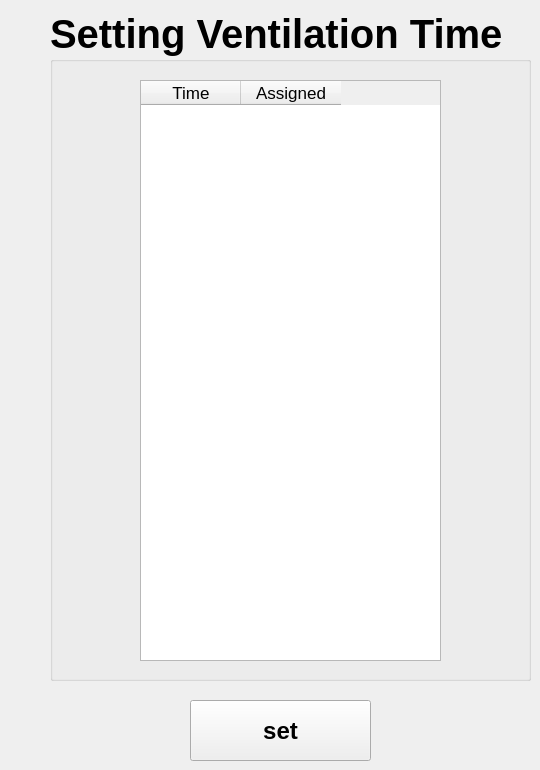
    <widget class="QWidget" name="schedule_facilities_page">
     <widget class="QGroupBox" name="groupBox_25">
      <property name="geometry">
       <rect>
        <x>50</x>
        <y>10</y>
        <width>481</width>
        <height>671</height>
       </rect>
      </property>
      <property name="font">
       <font>
        <pointsize>30</pointsize>
        <weight>75</weight>
        <bold>true</bold>
       </font>
      </property>
      <property name="title">
       <string>Setting Ventilation Time</string>
      </property>
      <widget class="QTableWidget" name="ventilation_table">
       <property name="geometry">
        <rect>
         <x>90</x>
         <y>70</y>
         <width>301</width>
         <height>581</height>
        </rect>
       </property>
       <property name="font">
        <font>
         <pointsize>13</pointsize>
         <weight>50</weight>
         <bold>false</bold>
        </font>
       </property>
       <column>
        <property name="text">
         <string>Time</string>
        </property>
       </column>
       <column>
        <property name="text">
         <string>Assigned</string>
        </property>
       </column>
      </widget>
     </widget>
     <widget class="QPushButton" name="set_facility_schedule_button">
      <property name="geometry">
       <rect>
        <x>190</x>
        <y>700</y>
        <width>181</width>
        <height>61</height>
       </rect>
      </property>
      <property name="font">
       <font>
        <pointsize>18</pointsize>
        <weight>75</weight>
        <bold>true</bold>
       </font>
      </property>
      <property name="styleSheet">
       <string notr="true"/>
      </property>
      <property name="text">
       <string>set</string>
      </property>
     </widget>
    </widget>
